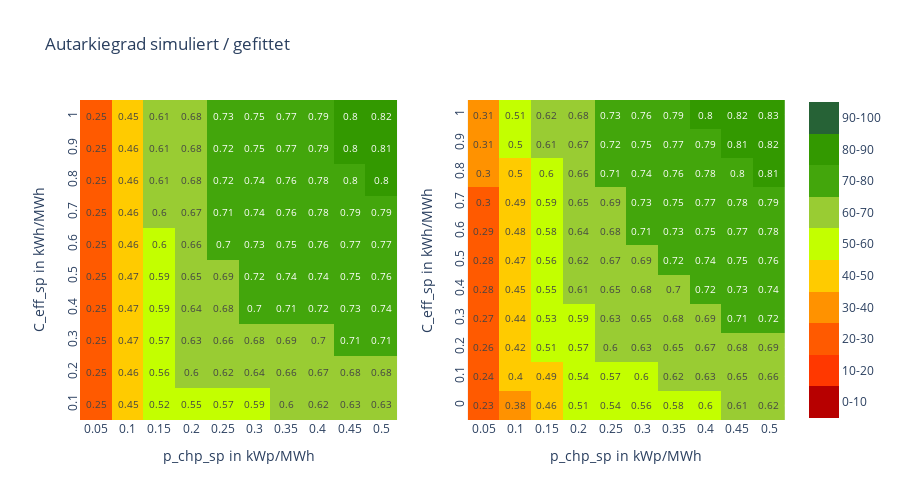

The code cell stored with this chart in its notebook:
### Code cell
# Profil
profile = 'LP_W_EFH'

# Autarkiegrad
# load results and fit
df=pd.read_csv(filename)
# Filter data for fit
df=df.loc[df['electric_loadprofile']==profile,:]
df=df.loc[df['p_chp']>0,:]
xData = df['p_chp'].values
yData = df['e_bat'].values
zData = df['autarkiegrad'].values
# place the data in a single list
data = [xData, yData, zData]
params_a, pcov = optimize.curve_fit(func_a, [xData,yData], zData, guess)

# calc values with fitting functions
df1=pd.DataFrame()
CHP = list(numpy.arange(0.05,0.55,0.05))
BAT = list(numpy.arange(0,1.1,0.1))
e_bat=[]
p_chp=[]
eigen=[]
aut=[]
for bat in BAT:
    for chp in CHP:
        e_bat.append(bat)
        p_chp.append(chp)
        aut.append(func_a([chp,bat],params_a[0],params_a[1],params_a[2],params_a[3]))
df1['e_bat']=e_bat
df1['p_chp']=p_chp
df1['autarkiegrad']=aut
fig= make_subplots(1,2)
# Filter for plot
df=df.loc[df['p_chp']>=0.05,:]
df=df.loc[df['p_chp']!=0.075,:]
df=df.loc[df['e_bat']>=0.10,:]
df=df.loc[df['e_bat']!=0.15,:]
fig.add_trace(go.Heatmap(x=df['p_chp'].values,
                                y=df['e_bat'].values,
                                z=df['autarkiegrad'].values,
                                text=df['autarkiegrad'].round(2),
                                texttemplate="%{text}",
                                textfont={"size":10},
                                coloraxis='coloraxis'),1,1)

fig.add_trace(go.Heatmap(x=df1['p_chp'].values,
                                y=df1['e_bat'].values,
                                z=df1['autarkiegrad'].values,
                                text=df1['autarkiegrad'].round(2),
                                texttemplate="%{text}",
                                textfont={"size":10},
                                coloraxis='coloraxis',
                                opacity=1,),1,2)
fig.update_layout(title='Autarkiegrad simuliert / gefittet',width=900.5,height=500,coloraxis = {'cmin':0,'cmax':1.0,'colorscale':colorscale,'colorbar':colorbar,'autocolorscale':False},)
fig.update_yaxes(tick0=0,dtick=0.1,tickangle=270,title='C_eff_sp in kWh/MWh')
fig.update_xaxes(tick0=0,dtick=0.05,title='p_chp_sp in kWp/MWh')
fig.show()

print('fitted parameters', params_a)
modelPredictions = func_a(data, *params_a) 
absError = modelPredictions - zData
SE = numpy.square(absError) # squared errors
MSE = numpy.mean(SE) # mean squared errors
RMSE = numpy.sqrt(MSE) # Root Mean Squared Error, RMSE
Rsquared = 1.0 - (numpy.var(absError) / numpy.var(zData))
print('RMSE:', RMSE)
print('R-squared:', Rsquared)
